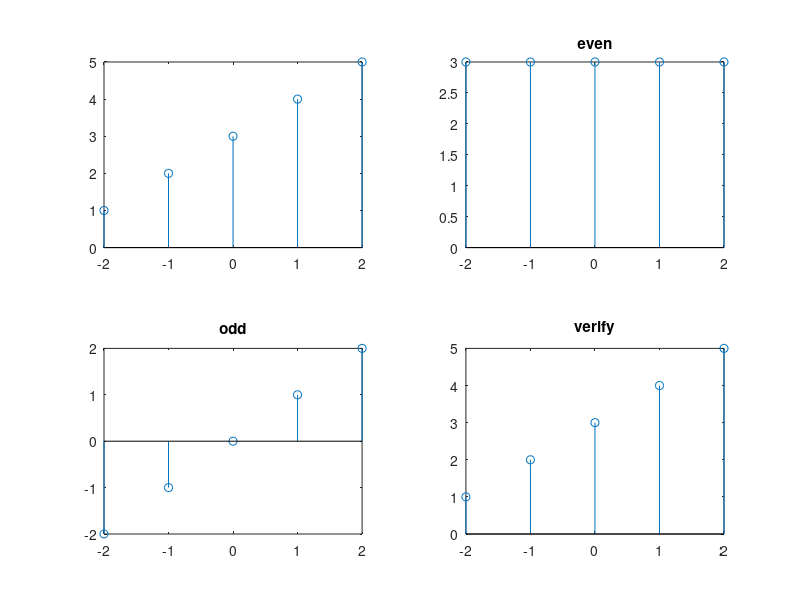

Here is the MATLAB script that generated this plot:
clc;
clear;
close all;

x=[1,2,3,4,5];
n=-2:2;

x_rev=fliplr(x);

x_even=(x+x_rev)/2;

x_odd=(x-x_rev)/2;

x_v=x_even+x_odd

figure;

subplot(2,2,1);

disp(x);
disp(x_even);
disp(x_odd);
disp(x_v);

stem(n,x);

subplot(2,2,2);
stem(n,x_even);
title("even");

subplot(2,2,3);
stem(n,x_odd);
title("odd");

subplot(2,2,4);
stem(n,x_v);
title("verify");
